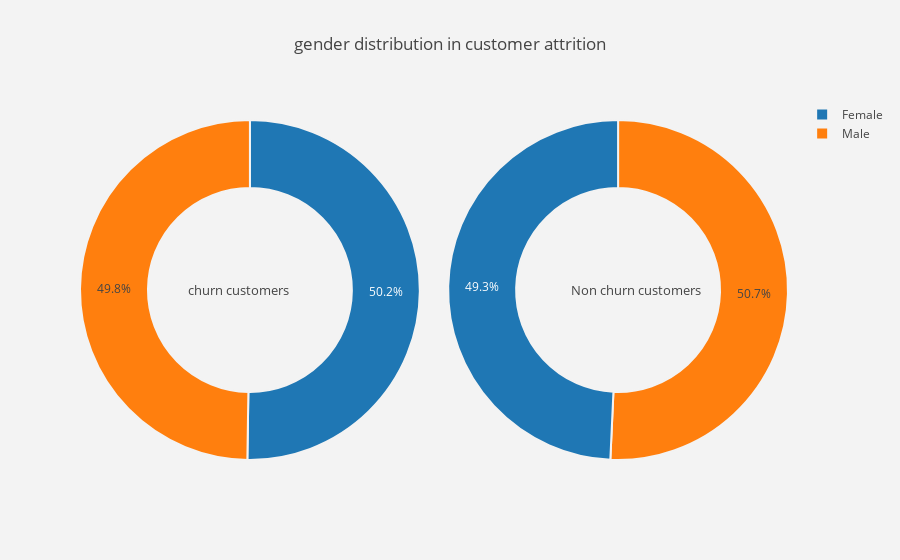

Notebook source saved alongside this figure:
### Code cell
plot_pie("gender")

### Figure 1 — Plotly figure (JSON) as saved in the notebook; plotly's stock layout.template omitted (floating-point values rounded to 4 significant figures)
{"data": [{"domain": {"x": [0, 0.48]}, "hole": 0.6, "hoverinfo": "label+percent+name", "labels": ["Female", "Male"], "marker": {"line": {"color": "rgb(243,243,243)", "width": 2}}, "type": "pie", "uid": "f2959bde-de5d-11e8-87b5-dc5360ef185b", "values": [939, 930]}, {"domain": {"x": [0.52, 1]}, "hole": 0.6, "hoverinfo": "label+percent+name", "labels": ["Male", "Female"], "marker": {"line": {"color": "rgb(243,243,243)", "width": 2}}, "type": "pie", "uid": "f2959bdf-de5d-11e8-9992-dc5360ef185b", "values": [2619, 2544]}], "layout": {"annotations": [{"font": {"size": 13}, "showarrow": false, "text": "churn customers", "x": 0.15, "y": 0.5}, {"font": {"size": 13}, "showarrow": false, "text": "Non churn customers", "x": 0.88, "y": 0.5}], "paper_bgcolor": "rgb(243,243,243)", "plot_bgcolor": "rgb(243,243,243)", "title": "gender distribution in customer attrition"}}
